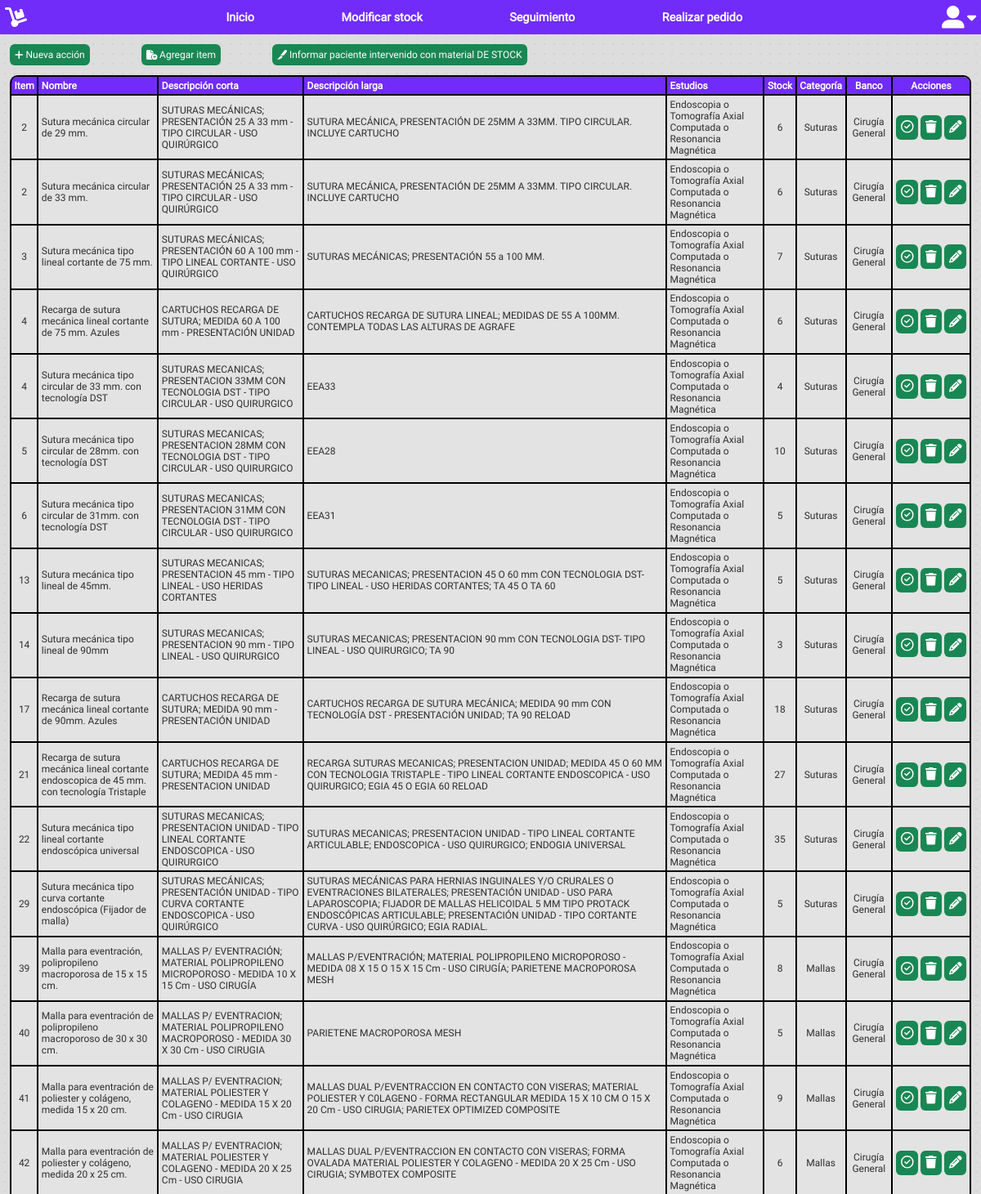
Page /public/layouts/modificarStock (signed in, upper part) on the earlier database version.
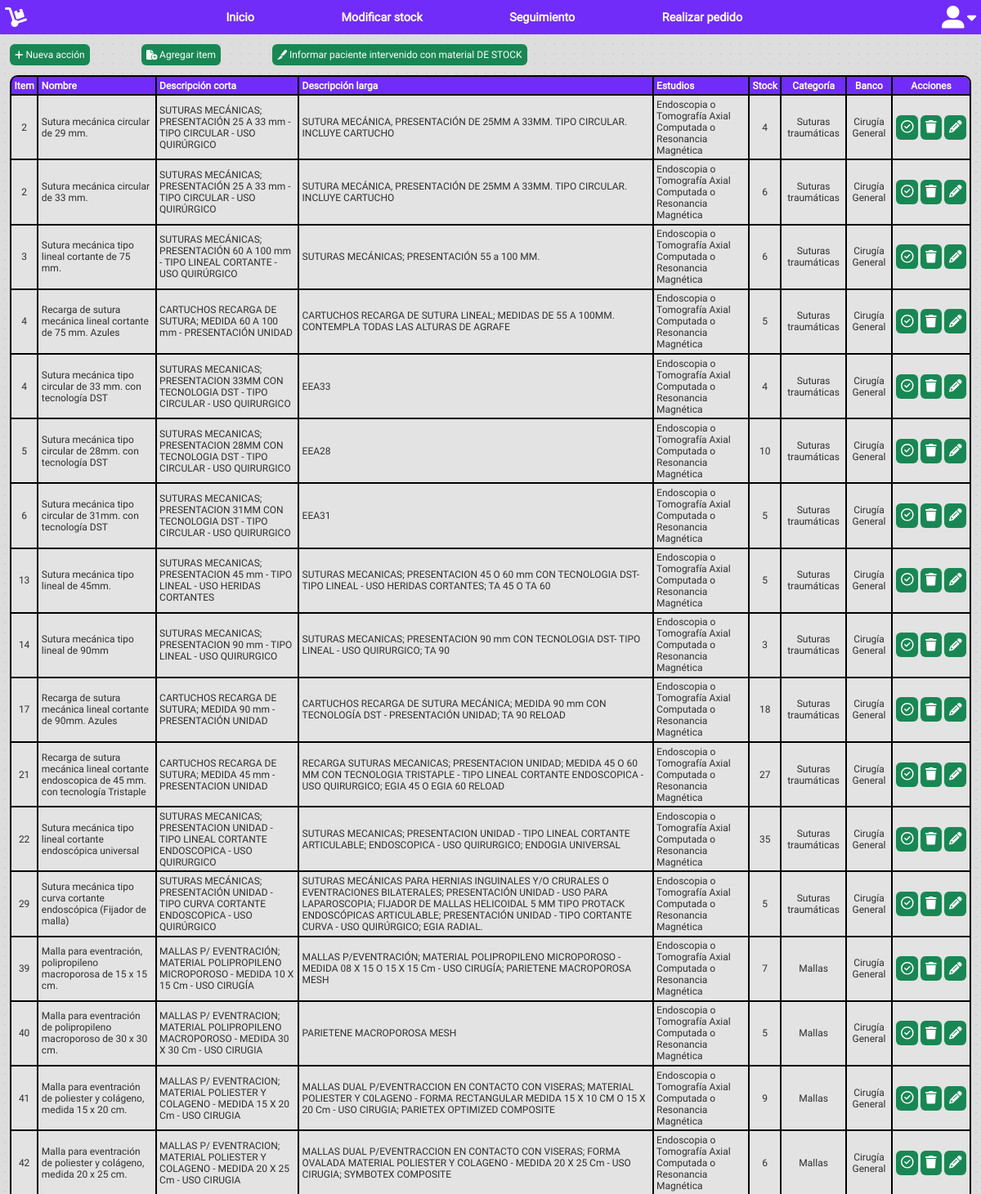
Same page on the later database version.
### tables this page shows
CREATE TABLE `items` (
  `id` int(11) NOT NULL,
  `item` int(11) NOT NULL,
  `barcode` varchar(255) NOT NULL,
  `nombre` text NOT NULL,
  `d_corta` text NOT NULL,
  `d_larga` text NOT NULL,
  `estudios` text NOT NULL,
  `stock` int(11) NOT NULL,
  `categoria` varchar(255) NOT NULL,
  `banco` varchar(255) NOT NULL,
  `estado` varchar(255) NOT NULL
);

CREATE TABLE `bancos` (
  `id` int(11) NOT NULL,
  `banco` varchar(255) NOT NULL,
  `siglas` varchar(255) NOT NULL
);

### public/layouts/modificarStock.php (the view, shortened to what this page needs)
<?php
require_once '../../app/modificarStock/searchBarcode.php';
?>
<?php include_once 'bases/header.php'; ?>
<link rel="stylesheet" href="/Banco/public/css/modificarStock.css">
	<article>
		<div class="acciones">
			<button class="anadir" onclick="toggleForm()"><i class="fa-solid fa-plus"></i> Nueva acción</button>
			<button class="action btn-verde" onclick="toggleAdd()"><i class="fa-solid fa-file-circle-plus"></i> Agregar item</button>
			<a class="stockPaciente btn-verde" href="/Banco/app/intervencion/intervenido.php" style="margin-left: 5vw; text-decoration: none;">
				Informar paciente intervenido con material DE STOCK
			</a>
			<?php
			try {
				$stmt = $pdo->prepare("SELECT i.id, i.item, i.nombre, i.d_corta, i.d_larga, i.estudios, i.stock, i.categoria, i.estado, i.barcode, b.banco FROM items i INNER JOIN bancos b ON i.banco = b.siglas WHERE i.estado != 'del' ORDER BY i.item ASC");
				$stmt->execute();
				echo '<table>';
				echo '<thead>';
				echo '<tr>';
				echo '<th style="text-align: center; vertical-align: middle;">Item</th>';
				echo '<th>Nombre</th>';
				echo '<th>Descripción corta</th>';
				echo '<th>Descripción larga</th>';
				echo '<th>Estudios</th>';
				echo '<th style="text-align: center; vertical-align: middle;">Stock</th>';
				echo '<th style="text-align: center; vertical-align: middle;">Categoría</th>';
				echo '<th style="text-align: center; vertical-align: middle;">Banco</th>';
				echo '<th style="text-align: center; vertical-align: middle;">Acciones</th>';
				echo '</tr>';
				echo '</thead>';
				echo '<tbody>';
				while ($row = $stmt->fetch(PDO::FETCH_ASSOC)) {
					$id = $row['id'];
					$item = $row['item'];
					$nombre = $row['nombre'];
					$d_corta = $row['d_corta'];
					$d_larga = $row['d_larga'];
					$estudios = $row['estudios'];
					$stock = $row['stock'];
					$categoria = $row['categoria'];
					$banco = $row['banco'];
					$estado = $row['estado'];
					echo '<tr>';
					echo '<td style="text-align: center; vertical-align: middle;">' . $item . '</td>';
					echo '<td style="vertical-align: middle;">' . $nombre . '</td>';
					echo '<td style="vertical-align: middle;">' . $d_corta . '</td>';
					echo '<td style="vertical-align: middle;">' . $d_larga . '</td>';
					echo '<td style="vertical-align: middle;">' . $estudios . '</td>';
					echo '<td style="text-align: center; vertical-align: middle;">' . $stock . '</td>';
					echo '<td style="text-align: center; vertical-align: middle;">' . $categoria . '</td>';
					echo '<td style="text-align: center; vertical-align: middle;">' . $banco . '</td>';
					if ($estado == "act") {
						echo '<td style="vertical-align: middle; width: 8vw; text-align-last: justify;">
						<a class="btn-verde actionButton" style="font-size: 1.3vw;" href="/Banco/app/modificarStock/disable?id=' . $id . '" title="Deshabilitar item"><i class="fa-regular fa-circle-check"></i></i></a>
						<a class="btn-verde actionButton" style="font-size: 1.3vw;" href="/Banco/app/modificarStock/delete?id=' . $id . '" title="Eliminar item (no deberá haber stock disponible)"><i class="fa-solid fa-trash"></i></a>
						<a class="btn-verde actionButton" style="font-size: 1.3vw;" href="/Banco/app/modificarStock/modificar?id=' . $id . '" title="Modificar stock de este item"><i class="fa-solid fa-pencil"></i></a>
							</td>';
					} else if ($estado == "des") {
						echo '<td style="vertical-align: middle; width: 8vw; text-align-last: justify;">
						<a class="btn-rojo actionButton" style="font-size: 1.3vw;" href="/Banco/app/modificarStock/enable?id=' . $id . '" title="Habilitar item"><i class="fa-regular fa-circle-xmark"></i></a>
						<a class="btn-rojo actionButton" style="font-size: 1.3vw;" href="/Banco/app/modificarStock/delete?id=' . $id . '" title="Eliminar item (no deberá haber stock disponible)"><i class="fa-solid fa-trash"></i></a>
						<a class="btn-rojo actionButton" style="font-size: 1.3vw;" href="/Banco/app/modificarStock/modificar?id=' . $id . '" title="Modificar stock de este item"><i class="fa-solid fa-pencil"></i></a>
					</td>';
					}
					echo '</tr>';
				}
				echo '</tbody>';
				echo '</table>';
			} catch (PDOException $e) {
				echo 'Error: ' . $e->getMessage();
			}
			?>
	</article>
</body>
</html>

Differences in the rows shown:
changed items "Sutura mecánica circular de 29 mm.": stock "6" → "4"; categoria "Suturas" → "Suturas traumáticas"
changed items "Sutura mecánica circular de 33 mm.": categoria "Suturas" → "Suturas traumáticas"
changed items "Sutura mecánica tipo lineal cortante de 75 mm.": stock "7" → "6"; categoria "Suturas" → "Suturas traumáticas"
changed items "Recarga de sutura mecánica lineal cortante de 75 mm. Azules": stock "6" → "5"; categoria "Suturas" → "Suturas traumáticas"
changed items "Sutura mecánica tipo circular de 33 mm. con tecnología DST": categoria "Suturas" → "Suturas traumáticas"
changed items "Sutura mecánica tipo circular de 28mm. con tecnología DST": categoria "Suturas" → "Suturas traumáticas"
changed items "Sutura mecánica tipo circular de 31mm. con tecnología DST": categoria "Suturas" → "Suturas traumáticas"
changed items "Sutura mecánica tipo lineal de 45mm.": categoria "Suturas" → "Suturas traumáticas"
changed items "Sutura mecánica tipo lineal de 90mm": categoria "Suturas" → "Suturas traumáticas"
changed items "Recarga de sutura mecánica lineal cortante de 90mm. Azules": categoria "Suturas" → "Suturas traumáticas"
changed items "CARTUCHOS RECARGA DE SUTURA; MEDIDA 45 mm - PRESENTACION UNIDAD": categoria "Suturas" → "Suturas traumáticas"
changed items "Sutura mecánica tipo lineal cortante endoscópica universal": categoria "Suturas" → "Suturas traumáticas"
changed items "Sutura mecánica tipo curva cortante endoscópica (Fijador de malla)": categoria "Suturas" → "Suturas traumáticas"
changed items "Malla para eventración, polipropileno macroporosa de 15 x 15 cm.": stock "8" → "7"
